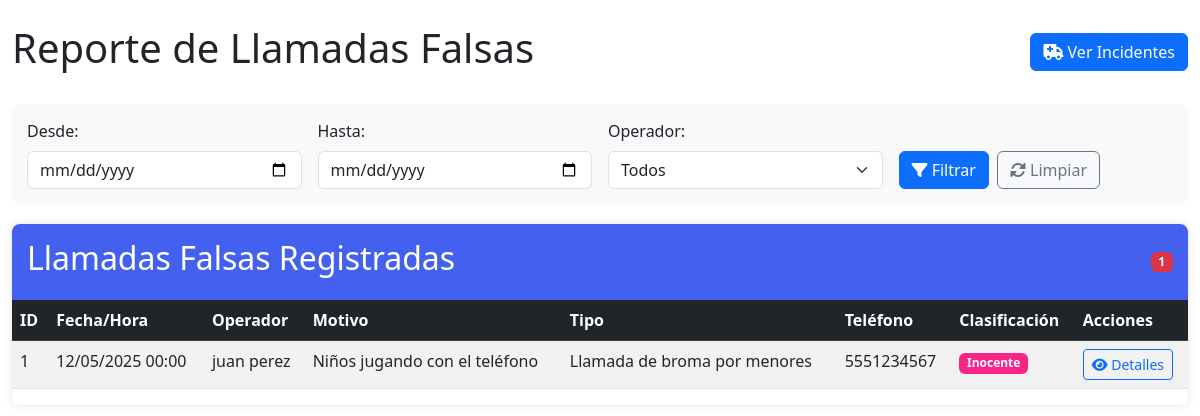
The app's page /supervisorOp/prank_calls_report.php?operator=2 (signed in), older data.
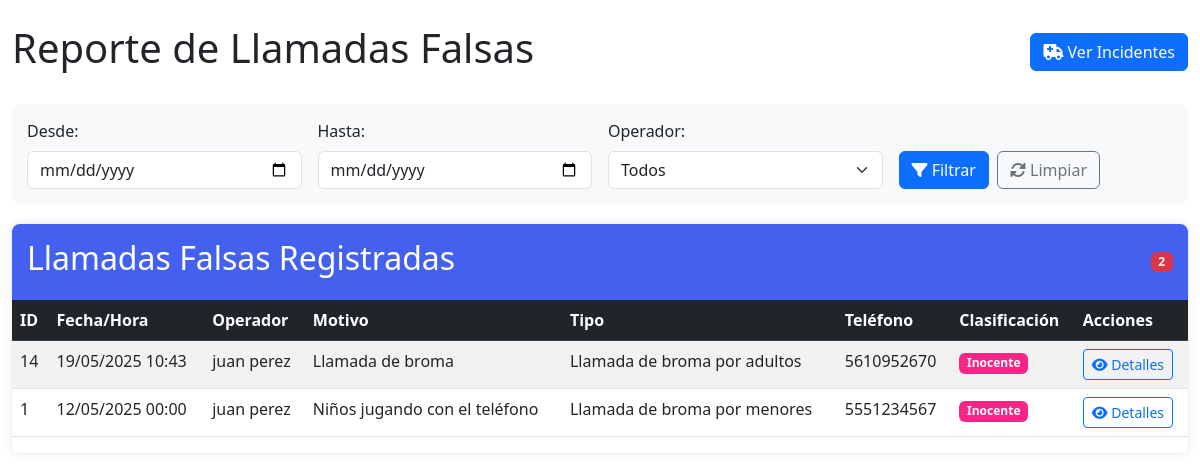
The same page, newer data.
### tables this page shows
CREATE TABLE `prank_calls` (
  `folio_prank_call` int(11) NOT NULL AUTO_INCREMENT,
  `id_llamada` int(11) DEFAULT NULL,
  `motivo` varchar(255) NOT NULL COMMENT 'Descripción de la llamada falsa',
  `tipo_broma` varchar(50) NOT NULL COMMENT 'Categoría de la broma',
  `hora_prank_call` time NOT NULL DEFAULT current_timestamp(),
  `fecha_prank_call` datetime NOT NULL DEFAULT current_timestamp(),
  `fecha_actualizacion` datetime DEFAULT NULL,
  `id_operador` int(11) NOT NULL COMMENT 'Operador que clasificó la llamada',
  `telefono_origen` varchar(20) NOT NULL,
  `clasificacion` enum('Inocente','Molesta','Peligrosa') NOT NULL DEFAULT 'Inocente',
  `acciones_tomadas` text DEFAULT NULL COMMENT 'Medidas aplicadas al número',
  `bloqueo_numero` tinyint(1) DEFAULT 0 COMMENT 'Si se bloqueó el número',
  `colonia` varchar(255) DEFAULT NULL,
  `localidad` varchar(255) DEFAULT NULL,
  `municipio` varchar(255) DEFAULT NULL,
  PRIMARY KEY (`folio_prank_call`),
  KEY `id_llamada` (`id_llamada`),
  CONSTRAINT `prank_calls_ibfk_1` FOREIGN KEY (`id_llamada`) REFERENCES `llamadas` (`id_llamada`)
);

### supervisorOp/prank_calls_report.php (the view, shortened to what the changed rows need)
<?php
require_once '../db.php';
function fetchData($pdo, $query, $params = []) {
    try {
        $stmt = $pdo->prepare($query);
        $stmt->execute($params);
        return $stmt->fetchAll(PDO::FETCH_ASSOC);
    } catch (PDOException $e) {
        die("Query failed: " . $e->getMessage());
    }
}
?>
<!DOCTYPE html>
<html lang="es">
<head>
    <link href="https://cdn.jsdelivr.net/npm/bootstrap@5.3.0/dist/css/bootstrap.min.css" rel="stylesheet">
    <link rel="stylesheet" href="https://cdnjs.cloudflare.com/ajax/libs/font-awesome/6.0.0/css/all.min.css">
</head>
<body>
    <div class="container-fluid py-4">
        <div class="d-flex justify-content-between align-items-center mb-4">
            <h1>Reporte de Llamadas Falsas</h1>
        </div>
        <div class="table-container">
            <div class="table-header d-flex justify-content-between align-items-center">
                <h2>Llamadas Falsas Registradas</h2>
                <span class="badge bg-danger">
                    <?php
                    $countQuery = "SELECT COUNT(*) FROM prank_calls pc";
                    $countParams = [];
                    if (!empty($_GET['date_from']) || !empty($_GET['date_to']) || !empty($_GET['operator'])) {
                        $countQuery .= " LEFT JOIN llamadas l ON pc.id_llamada = l.id_llamada WHERE 1=1";
                        if (!empty($_GET['operator'])) {
                            $countQuery .= " AND l.id_operador = ?";
                            $countParams[] = $_GET['operator'];
                        }
                    }
                    $count = $pdo->prepare($countQuery);
                    $count->execute($countParams);
                    echo $count->fetchColumn();
                    ?>
                </span>
            </div>
            <div class="table-responsive">
                <table class="table table-striped table-hover">
                    <thead class="table-dark">
                        <tr>
                            <th>ID</th>
                            <th>Fecha/Hora</th>
                            <th>Operador</th>
                            <th>Motivo</th>
                            <th>Tipo</th>
                            <th>Teléfono</th>
                            <th>Clasificación</th>
                            <th>Acciones</th>
                        </tr>
                    </thead>
                    <tbody>
                        <?php
                        $query = "SELECT pc.*, l.id_operador,
                                 CONCAT(u.nombre, ' ', u.apellido) as operador_nombre
                                 FROM prank_calls pc
                                 LEFT JOIN llamadas l ON pc.id_llamada = l.id_llamada
                                 LEFT JOIN usuarios u ON l.id_operador = u.id_usuario";
                        $params = [];
                        $where = [];
                        if (!empty($_GET['operator'])) {
                            $where[] = "l.id_operador = ?";
                            $params[] = $_GET['operator'];
                        }
                        if (!empty($where)) {
                            $query .= " WHERE " . implode(' AND ', $where);
                        }
                        $query .= " ORDER BY pc.fecha_prank_call DESC LIMIT 100";
                        $prankCalls = fetchData($pdo, $query, $params);
                        foreach ($prankCalls as $call) {
                            echo "<tr>
                                <td>{$call['folio_prank_call']}</td>
                                <td>" . date('d/m/Y H:i', strtotime($call['fecha_prank_call'])) . "</td>
                                <td>{$call['operador_nombre']}</td>
                                <td>{$call['motivo']}</td>
                                <td>{$call['tipo_broma']}</td>
                                <td>{$call['telefono_origen']}</td>
                                <td><span class='badge badge-prank'>{$call['clasificacion']}</span></td>
                                <td><a href='detalle_incidente.php?id={$incident['folio_incidente']}' class='btn btn-sm btn-outline-primary'>
                                        <i class='fas fa-eye'></i> Detalles
                                    </a>
                                </td>
                            </tr>";
                        }
                        ?>
                    </tbody>
                </table>
            </div>
        </div>
    </div>
</body>
</html>

Row changes from the older to the newer data that the page shows:
added prank_calls: folio_prank_call "14", fecha_prank_call "19/05/2025 10:43", operador_nombre "juan perez", motivo "Llamada de broma", tipo_broma "Llamada de broma por adultos", telefono_origen "5610952670", clasificacion "Inocente"
Text that changed along with them:
$count->fetchColumn(): "1" → "2"
